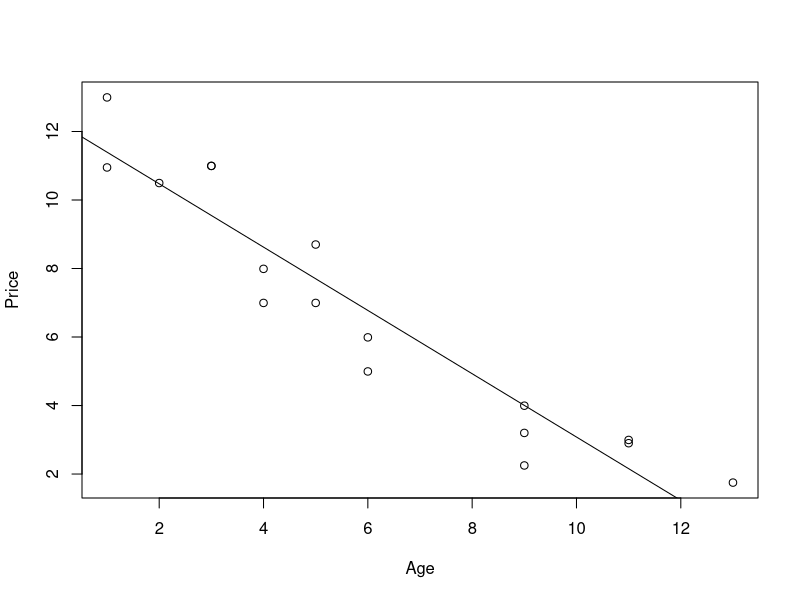

Source code (R):
# This script goes with notes "02_Simple Linear Regression Review 1"

# Load the Corollas Data
library(tidyverse)

Corollas <- read_table("datasets/02_Corollas.txt")

# In RStudio, use the "File>Import Dataset>From Text (base)..." command
# Select the Corollas.txt file that you downloaded from PolyLearn
# Click the Import button

# Formatting the data into matrices
y = Corollas$Price
n = length(y)
x1 = Corollas$Age
x0 = matrix(1,n,1)
X = cbind(x0,x1)

# Computing the parameter estimates showing intermediate steps
XtX = t(X)%*%X
Xty = t(X)%*%y
XtXinv = solve(XtX)
b = XtXinv%*%Xty

# Computing the predicted values and the residuals
H = X%*%XtXinv%*%t(X) # compute the hat matrix, H
y.hat = H%*%y # computes the predicted values
I = diag(1,n) # creates an nxn identity matrix
e = (I-H)%*%y # computes the residuals

# Each predicted value, y.hat, is a linear combination of the observed values, y.
# The contribution of each observed value to a particular predicted value is
# given by the elements of the hat matrix
# Let's look at the first row of the hat matrix
H[1,]

# Computing the variance and standard deviation of the residuals (MSE and RMSE)
SSE = t(e)%*%e  # You could also use crossprod(e) here. This is the sum of squared residuals.
SSE.df = n - dim(X)[2] # The denominator is n minus the number of columns in X. The number of columns is the second element output by dim(X)
MSE = SSE/SSE.df # The variance of the residuals (or MSE) is the SSE divided its degrees of freedom.
RMSE = sqrt(MSE) # The standard deviation of the residuals

# Computing a regression in R
# This is the actual way that you compute a regression in R. R computes all of the necessary matrices in the background.
Price = Corollas$Price  # This just simplifies the variable name(s)
Age = Corollas$Age

model1 = lm(Price~Age)  # lm is the linear model function. The tilde (~) separates y (left side) from the x's (right side)
summary(model1)  # model1 is an object containing all of the regression information. This summarizes the regression

plot(Age, Price)  # This plots the data (list x first, then y)
abline(model1$coefficients)  # This puts a regression line on the plot

# Each object in R has different elements attached to it. You can see these elements using the "names" command
names(Corollas)
names(model1)

# For example, from our regression model, we can list the following
model1$coefficients
model1$fitted.values
model1$residuals
model1$df.residual



